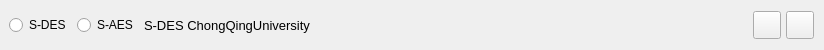
           <widget class="QFrame" name="contentTopBg">
            <property name="minimumSize">
             <size>
              <width>0</width>
              <height>50</height>
             </size>
            </property>
            <property name="maximumSize">
             <size>
              <width>16777215</width>
              <height>50</height>
             </size>
            </property>
            <property name="frameShape">
             <enum>QFrame::NoFrame</enum>
            </property>
            <property name="frameShadow">
             <enum>QFrame::Raised</enum>
            </property>
            <layout class="QHBoxLayout" name="horizontalLayout">
             <property name="spacing">
              <number>0</number>
             </property>
             <property name="leftMargin">
              <number>0</number>
             </property>
             <property name="topMargin">
              <number>0</number>
             </property>
             <property name="rightMargin">
              <number>10</number>
             </property>
             <property name="bottomMargin">
              <number>0</number>
             </property>
             <item>
              <widget class="QFrame" name="leftBox">
               <property name="sizePolicy">
                <sizepolicy hsizetype="Expanding" vsizetype="Preferred">
                 <horstretch>0</horstretch>
                 <verstretch>0</verstretch>
                </sizepolicy>
               </property>
               <property name="frameShape">
                <enum>QFrame::NoFrame</enum>
               </property>
               <property name="frameShadow">
                <enum>QFrame::Raised</enum>
               </property>
               <layout class="QHBoxLayout" name="horizontalLayout_3">
                <item>
                 <widget class="QRadioButton" name="DES_button">
                  <property name="text">
                   <string>S-DES</string>
                  </property>
                 </widget>
                </item>
                <item>
                 <widget class="QRadioButton" name="AES_button">
                  <property name="text">
                   <string>S-AES</string>
                  </property>
                 </widget>
                </item>
                <item>
                 <widget class="QLabel" name="titleRightInfo">
                  <property name="sizePolicy">
                   <sizepolicy hsizetype="Preferred" vsizetype="Expanding">
                    <horstretch>0</horstretch>
                    <verstretch>0</verstretch>
                   </sizepolicy>
                  </property>
                  <property name="minimumSize">
                   <size>
                    <width>600</width>
                    <height>0</height>
                   </size>
                  </property>
                  <property name="maximumSize">
                   <size>
                    <width>16777215</width>
                    <height>45</height>
                   </size>
                  </property>
                  <property name="font">
                   <font>
                    <family>Segoe UI</family>
                    <pointsize>10</pointsize>
                    <italic>false</italic>
                    <bold>false</bold>
                   </font>
                  </property>
                  <property name="text">
                   <string>S-DES ChongQingUniversity</string>
                  </property>
                  <property name="alignment">
                   <set>Qt::AlignLeading|Qt::AlignLeft|Qt::AlignVCenter</set>
                  </property>
                 </widget>
                </item>
               </layout>
              </widget>
             </item>
             <item alignment="Qt::AlignRight">
              <widget class="QFrame" name="rightButtons">
               <property name="minimumSize">
                <size>
                 <width>0</width>
                 <height>28</height>
                </size>
               </property>
               <property name="frameShape">
                <enum>QFrame::NoFrame</enum>
               </property>
               <property name="frameShadow">
                <enum>QFrame::Raised</enum>
               </property>
               <layout class="QHBoxLayout" name="horizontalLayout_2">
                <property name="spacing">
                 <number>5</number>
                </property>
                <property name="leftMargin">
                 <number>0</number>
                </property>
                <property name="topMargin">
                 <number>0</number>
                </property>
                <property name="rightMargin">
                 <number>0</number>
                </property>
                <property name="bottomMargin">
                 <number>0</number>
                </property>
                <item>
                 <widget class="QPushButton" name="minimizeAppBtn">
                  <property name="minimumSize">
                   <size>
                    <width>28</width>
                    <height>28</height>
                   </size>
                  </property>
                  <property name="maximumSize">
                   <size>
                    <width>28</width>
                    <height>28</height>
                   </size>
                  </property>
                  <property name="cursor">
                   <cursorShape>PointingHandCursor</cursorShape>
                  </property>
                  <property name="toolTip">
                   <string>Minimize</string>
                  </property>
                  <property name="text">
                   <string/>
                  </property>
                  <property name="icon">
                   <iconset resource="D:/Python_pro/Modern_GUI_PyDracula_PySide6_or_PyQt6-master/resources.qrc">
                    <normaloff>:/icons/images/icons/icon_minimize.png</normaloff>:/icons/images/icons/icon_minimize.png</iconset>
                  </property>
                  <property name="iconSize">
                   <size>
                    <width>20</width>
                    <height>20</height>
                   </size>
                  </property>
                 </widget>
                </item>
                <item>
                 <widget class="QPushButton" name="closeAppBtn">
                  <property name="minimumSize">
                   <size>
                    <width>28</width>
                    <height>28</height>
                   </size>
                  </property>
                  <property name="maximumSize">
                   <size>
                    <width>28</width>
                    <height>28</height>
                   </size>
                  </property>
                  <property name="cursor">
                   <cursorShape>PointingHandCursor</cursorShape>
                  </property>
                  <property name="toolTip">
                   <string>Close</string>
                  </property>
                  <property name="text">
                   <string/>
                  </property>
                  <property name="icon">
                   <iconset resource="D:/Python_pro/Modern_GUI_PyDracula_PySide6_or_PyQt6-master/resources.qrc">
                    <normaloff>:/icons/images/icons/icon_close.png</normaloff>:/icons/images/icons/icon_close.png</iconset>
                  </property>
                  <property name="iconSize">
                   <size>
                    <width>20</width>
                    <height>20</height>
                   </size>
                  </property>
                 </widget>
                </item>
               </layout>
              </widget>
             </item>
            </layout>
           </widget>
